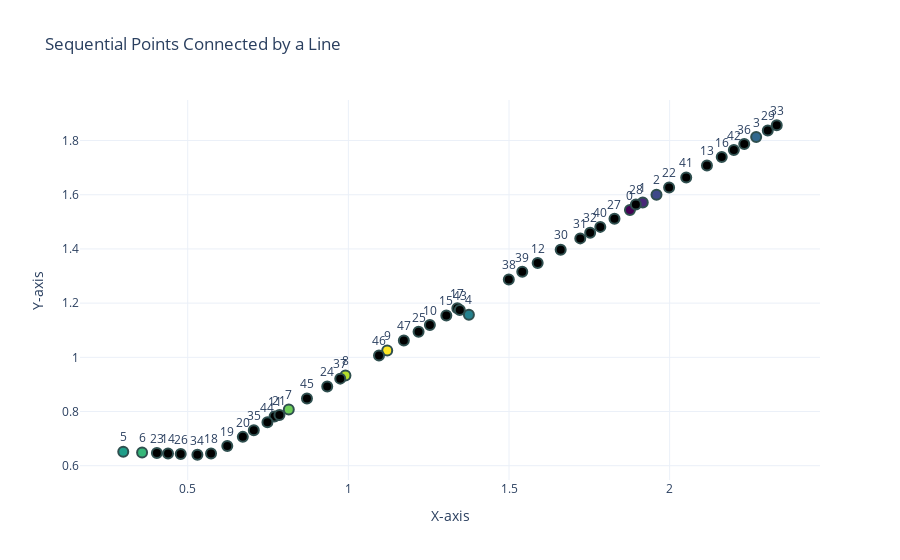

The cell this chart's notebook holds for it:
### Code cell
import plotly.graph_objs as go
import plotly.express as px
import numpy as np
fig = go.Figure()
fig.add_trace(go.Scatter(
    x=X_linear.loc[:,'x'], y=X_linear.loc[:,'y'],
    mode='markers+text',  # Add markers and text
    text=[str(i) for i in range(len(X_linear.loc[:,'ids']))],  # Annotate with indices
    textposition="top center",
    marker=dict(
        color=px.colors.sequential.Viridis,  # Use Viridis colormap
        size=10,
        line=dict(
            color='DarkSlateGrey',
            width=2
        )
    )
))
fig.update_layout(
    title='Sequential Points Connected by a Line',
    xaxis_title='X-axis',
    yaxis_title='Y-axis',
    legend_title='Labels',
    showlegend=False,
    template="plotly_white"
)
fig.update_xaxes(showgrid=True)
fig.update_yaxes(showgrid=True)
fig.show()

### Figure 1 — Plotly figure (JSON) as saved in the notebook; plotly's stock layout.template omitted (floating-point values rounded to 4 significant figures)
{"data": [{"marker": {"color": ["#440154", "#482878", "#3e4989", "#31688e", "#26828e", "#1f9e89", "#35b779", "#6ece58", "#b5de2b", "#fde725"], "line": {"color": "DarkSlateGrey", "width": 2}, "size": 10}, "mode": "markers+text", "text": ["0", "1", "2", "3", "4", "5", "6", "7", "8", "9", "10", "11", "12", "13", "14", "15", "16", "17", "18", "19", "20", "21", "22", "23", "24", "25", "26", "27", "28", "29", "30", "31", "32", "33", "34", "35", "36", "37", "38", "39", "40", "41", "42", "43", "44", "45", "46", "47"], "textposition": "top center", "type": "scatter", "x": [1.876, 1.916, 1.959, 2.269, 1.375, 0.2993, 0.358, 0.8146, 0.9909, 1.121, 1.254, 0.7702, 1.589, 2.116, 0.4386, 1.305, 2.162, 1.339, 0.5725, 0.6231, 0.6715, 0.7855, 1.998, 0.404, 0.9342, 1.219, 0.4782, 1.828, 1.895, 2.306, 1.661, 1.722, 1.753, 2.333, 0.5301, 0.7057, 2.232, 0.9747, 1.499, 1.541, 1.784, 2.052, 2.2, 1.347, 0.7481, 0.8711, 1.095, 1.173], "y": [1.544, 1.571, 1.6, 1.813, 1.157, 0.6517, 0.6488, 0.8077, 0.9328, 1.025, 1.119, 0.7813, 1.348, 1.708, 0.6449, 1.154, 1.74, 1.181, 0.6454, 0.6725, 0.7064, 0.7871, 1.627, 0.6465, 0.8926, 1.094, 0.6429, 1.511, 1.564, 1.837, 1.397, 1.439, 1.46, 1.856, 0.6404, 0.7307, 1.787, 0.9213, 1.287, 1.316, 1.481, 1.664, 1.765, 1.174, 0.7606, 0.8478, 1.007, 1.062]}], "layout": {"legend": {"title": {"text": "Labels"}}, "showlegend": false, "title": {"text": "Sequential Points Connected by a Line"}, "xaxis": {"showgrid": true, "title": {"text": "X-axis"}}, "yaxis": {"showgrid": true, "title": {"text": "Y-axis"}}}}
